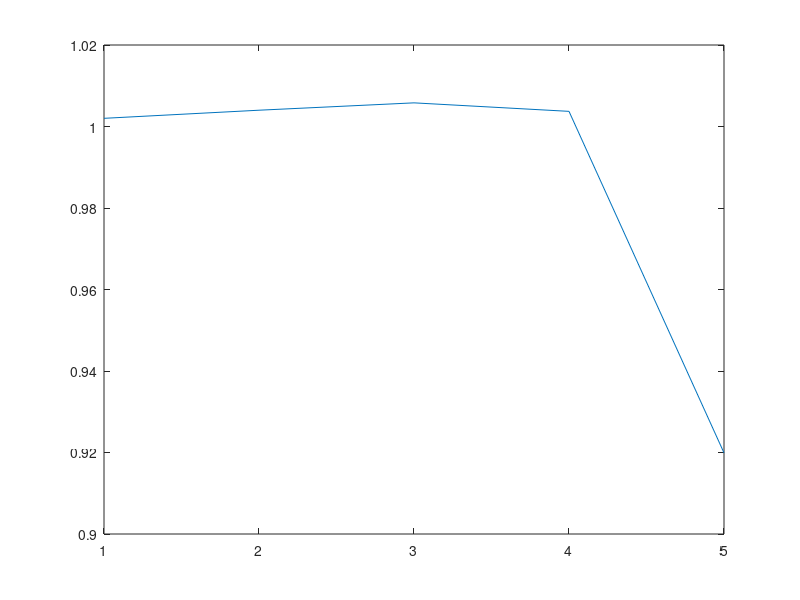

Write the MATLAB code that produced this figure.
%Resolucion estacionaria por metodo de volumen finito para la ecuacion de
%transmision de Calor en 1D con termino advectivo por upwind difference y
%con celdas de tamaño regular

%Definicion de parametros globales
cant_celdas = 5; %numeros de elementos en la recta 1D
ini = 0;%punto de inicio de la recta
fin = 1;%punto de fin de la recta
L = fin - ini;
h = L/cant_celdas;%distancia que separa las celdas (si son regulares)

%Definicion de parametros especificos de la ecuacion de balance termico
k = -1;%Constante de difusividad
Q = -1;%fuente
v = -100;%velocidad
cm_h = 10;%h de la condicion mixta
cm_k = 1;%k de la condicion mixta si la hay
cm_finf = 1;%temperatura externa fi inf

%Definicion de las condiciones de borde (-1 significa que no aplica)
cbd_i = -1;%condicion de borde dirichlet izquierda
cbd_d = -1;%condicion de borde dirichlet derecha
cbn_i = -1;%condicion de borde neumann izquierda
cbn_d = 1;%condicion de borde neumann derecha
cbm_i = 1;%condicion de borde mixta izquierda %cualquier numero distinto de -1 la activa
cbm_d = -1;%condicion de borde mixta derecha

%Matriz del lado derecho (todos los terminos que tienen incognitas fi)
A = zeros(cant_celdas,cant_celdas);

for i = 1:cant_celdas
    %Partes de la ecuacion de transmision que colaboran con la matriz
    switch i
        case 1
            %Caso que es la primera celda
            if (cbd_i ~= -1) %Condicion Dirichlet
                A(i,i) = -v + k/h * -3;
                A(i,i+1) = k/h;
            else
                if(cbn_i ~= -1)
                    %Condicion Neumann
                    A(i,i) = - k/h;
                    A(i,i+1) = k/h;
                else
                    %Condicion Mixta
                    difer=4*cm_k/(2*h*cm_k+cm_h*h^2) - 2/h;
                    A(i,i) = v*(2*cm_k/h)/((2*cm_k/h) + cm_h) + k*difer + -v * 1/2 - k/h;
                    A(i,i+1) = -v * 1/2 + k/h;
                end
            end
        case cant_celdas
            %Caso ultima celda
            if (cbd_d ~= -1) %Condicion Dirichlet
                A(i,i-1) = v + k/h;
                A(i,i) = k/h * -3;
            else
                if(cbn_d ~= -1)
                    %Condicion Neumann
                    A(i,i-1) = v + k/h;
                    A(i,i) = -v - k/h;
                else
                    %Condicion Mixta
                    difer2= 2/h - 4*cm_k/(2*h*cm_k+cm_h*h^2);
                    A(i,i) = v*(2*cm_k/h)/((2*cm_k/h) + cm_h) + k*difer2 + v * 1/2 - k/h;
                    A(i,i-1) = v * 1/2 - k/h;
                end
            end
        otherwise
            %celdas interna
            A(i,i-1) =  v + k/h;
            A(i,i) =  -v + k/h * -2;
            A(i,i+1) = k/h;
    end
end


%vector del lado izquierdo (todos los terminos que no tienen icognita fi y condiciones de borde)
b = zeros(cant_celdas,1);

for i = 1:cant_celdas
    %Partes de la ecuacion de transmision que colaboran con la matriz
    switch i
        case 1
            %Caso que es la primera celda
            if (cbd_i ~= -1) 
                %Condicion Dirichlet
                b(i) = -Q*h - 2*k/h * cbd_i - v * cbd_i;
            else
                if (cbn_i ~= -1)
                    %Condicion Neumann
                    b(i) = -Q*h - k*cbn_i - v * (-1*(h/2)*cbn_i);%el termino advectivo actua en la direccion de la cara
                else
                    %Condicion Mixta
                    b(i) = -Q*h - v*cm_finf*(cm_h)/((2*cm_k/h)+cm_h) - k*2*cm_h*cm_finf/(2*cm_k+cm_h*h);
                end
            end
        case cant_celdas
            %Caso ultima celda
            if (cbd_d ~= -1)
                %Condicion Dirichlet
                b(i) = -Q*h - 2*k/h * cbd_d + v * cbd_d;
            else
                if (cbn_d ~= -1)
                    %Condicion Neumann
                    b(i) = -Q*h - k*cbn_d + v * (1*(h/2)*cbn_d);%el termino advectivo actua en la direccion de la cara
                else
                    %Condicion Mixta
                    b(i) = -Q*h + v*cm_finf*(cm_h)/((2*cm_k/h)+cm_h) -  k*(-2*cm_h*cm_finf/(2*cm_k+cm_h*h)) ;
                end
            end
        otherwise
            %celdas interna
            b(i) = -Q*h;
    end
end

%Resolucion del sistema
temp=A\b;

plot(temp);
